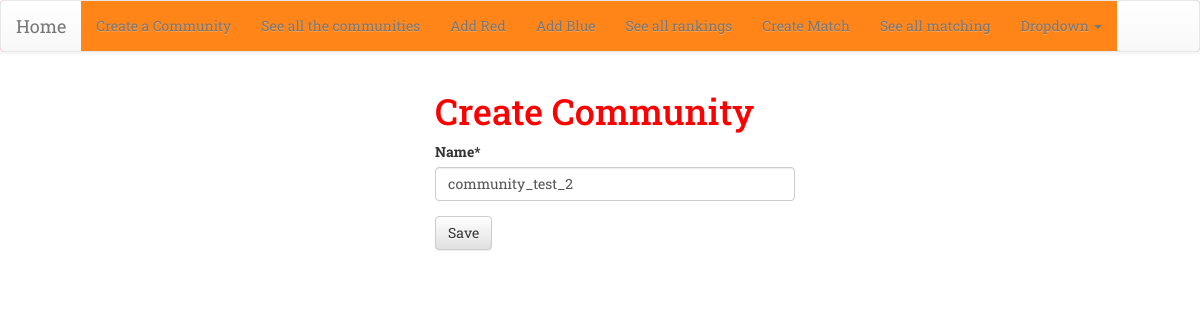
Before: /commmunity/4/edit/ with the older database file.
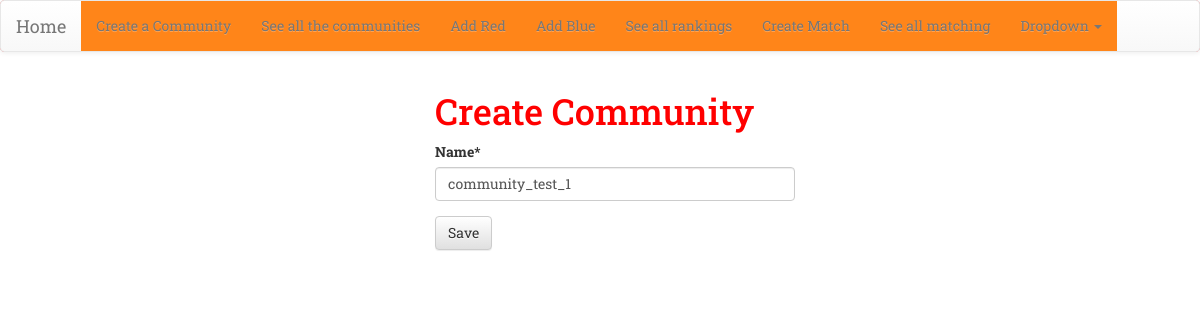
After: the same page with the newer database file.
### match/models.py (models this page shows, shortened)
class Community(models.Model):
    name = models.CharField(max_length=20, unique = True)
    number_couples = models.PositiveIntegerField()

### match/views.py (the view)
# urls.py: path('commmunity/<int:pk>/edit/', views.CommunityUpdate.as_view(), name='community_edit'),
class CommunityUpdate(UpdateView):
    model = Community
    fields = ['name']
    success_url = reverse_lazy('community_list')

### match/templates/match/community_form.html (shortened to what this page needs)
{% extends 'match/base.html' %}
{% load crispy_forms_tags %}
{% block content %}
<div class="container">
  <div class="row" >
    <div class="col-md-4 col-md-offset-4">
      <h1> Create Community </h1>
      <form action="" method="post">
        <table>
          {{form|crispy}}
        </table>
        <button type="submit" class="save btn btn-default">Save</button>
      </form>
    </div>
  </div>
</div>
{% endblock %}

Changed rows visible on the page:
changed Community: name "community_test_2" → "community_test_1"
